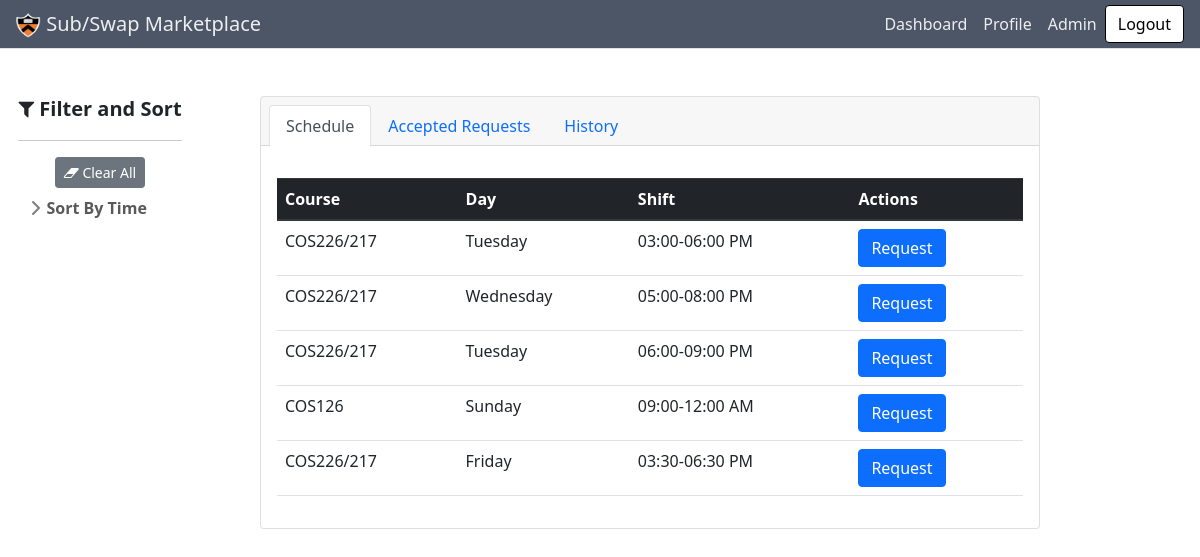
The app's page /profile (signed in), older data.
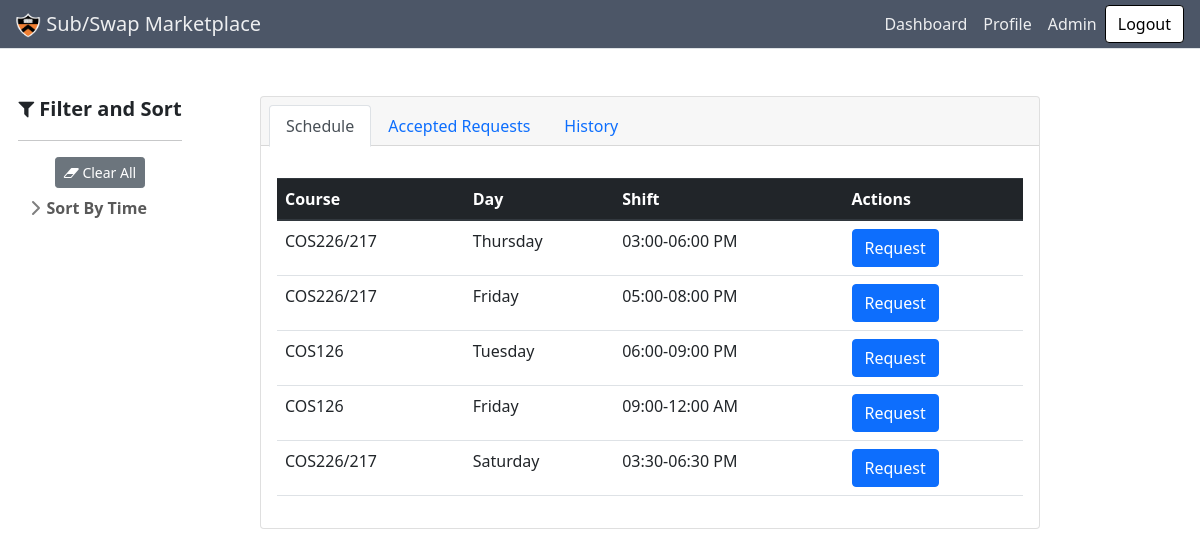
The same page, newer data.
### subapp/models.py (models this page shows, shortened)
class Shift(db.Model):
    id = db.Column(db.Integer, primary_key=True)
    day = db.Column(db.String(10), nullable=False)
    start = db.Column(db.Time, nullable=False)
    end = db.Column(db.Time, nullable=False)
    course = db.Column(db.String(120), nullable=False)
    staff = db.relationship(
        "User", secondary=a_assigned_shifts, back_populates="schedule")
    requests = db.relationship(
        "Request", secondary=a_requested_shifts, back_populates="shift")

### subapp/main/routes.py (the view)
@main.route("/profile", methods=['GET', 'PUT'])
@login_required
def profile():
    html = render_template('main/profile.html', shifts=current_user.schedule, requests=current_user.accepted_requests, history=current_user.inactive_requests())
    return make_response(html)

### subapp/models.py (called while the page is built)
@login_manager.user_loader
def load_user(user_id):
    return User.query.get(int(user_id))

    def inactive_requests(self):
        return [request for request in self.posted_requests if request.accepted]

### subapp/main/templates/main/profile.html (shortened to what this page needs)
{% extends "main/base.html" %}
{% block content %}
<div class="container-fluid">
  <div class="row align-items-start">
    <div class="sticky sidebar_container col-md-2">
      {% with tags_by_category=tags_by_category %} {% include
      "main/sidebar.html" %} {%endwith%}
    </div>
    <div class="col-md-9">
      <section class="py-5">
        <div class="items_container container px-4 px-lg-5">
          <div class="card">
            <div class="card-header">
              <ul class="nav nav-tabs card-header-tabs" id="bologna-list" role="tablist">
                <li class="nav-item">
                  <a class="nav-link active" href="#description" role="tab" aria-controls="description"
                    aria-selected="true">Schedule</a>
                </li>
                <li class="nav-item">
                  <a class="nav-link" href="#history" role="tab" aria-controls="history" aria-selected="false">Accepted
                    Requests</a>
                </li>
                <li class="nav-item">
                  <a class="nav-link" href="#deals" role="tab" aria-controls="deals" aria-selected="false">History</a>
                </li>
              </ul>
            </div>
            <div class="card-body">
              <div class="tab-content mt-3">
                <div class="tab-pane active" id="description" role="tabpanel">
                  <table class="table">
                    <thead class="thead-dark">
                      <tr>
                        <th scope="col">Course</th>
                        <th scope="col">Day</th>
                        <th scope="col">Shift</th>
                        <th scope="col">Actions</th>
                      </tr>
                    </thead>
                    <tbody>
                      {% for shift in shifts %}
                      <tr>
                        <td>{{shift.course}}</td>
                        <td>{{shift.day}}</td>
                        <td> {{shift.start.strftime("%I:%M")}}-{{shift.end.strftime("%I:%M %p")}}</td>
                        <td>
                          <a href="{{url_for('requests.create_request', shiftid=shift.id)}}" class="btn btn-primary"
                            role="button">Request</a>
                        </td>
                      </tr>
                      {% endfor %}
                    </tbody>
                  </table>
                </div>
              </div>
            </div>
          </div>
        </div>
      </section>
    </div>
  </div>
</div>
<link rel="stylesheet"
  href="https://cdnjs.cloudflare.com/ajax/libs/bootstrap-datepicker/1.4.1/css/bootstrap-datepicker3.css" />
{% endblock content %}

Row changes from the older to the newer data that the page shows:
changed Shift "06:00 PM": day "Tuesday" → "Thursday"
changed Shift "08:00 PM": day "Wednesday" → "Friday"
changed Shift "Tuesday": course "COS226/217" → "COS126"
changed Shift "12:00 AM": day "Sunday" → "Friday"
changed Shift "06:30 PM": day "Friday" → "Saturday"
